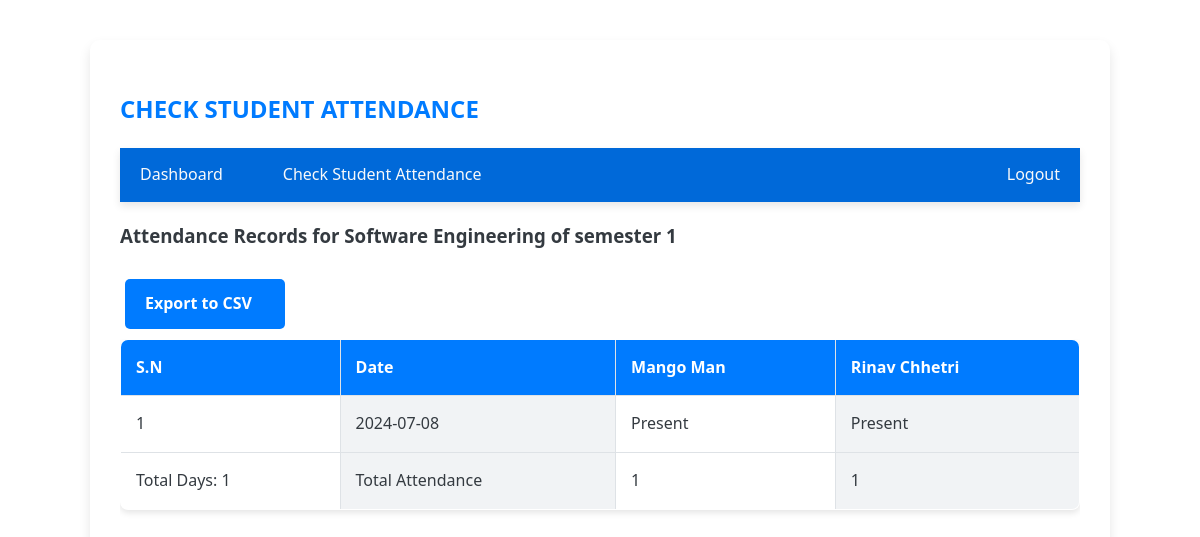
The app's page /instructor/manage_student/see_attendance.php?sem_id=1&course_id=2 (signed in) with its own data.
### tables this page shows
CREATE TABLE `courses` (
  `course_id` int(11) NOT NULL,
  `course_name` varchar(100) NOT NULL,
  `course_description` text,
  `semester` int(11) DEFAULT NULL
);

CREATE TABLE `attendance` (
  `attendance_id` int(11) NOT NULL,
  `student_id` int(11) DEFAULT NULL,
  `course_id` int(11) DEFAULT NULL,
  `attendance_date` date DEFAULT NULL,
  `status` enum('Present','Absent','Late') NOT NULL
);

### instructor/manage_student/see_attendance.php (the view, shortened to what this page needs)
<?php
include '../../db_connect.php';
$message = '';
$attendance = [];
$course_name = '';
$filter_semester = isset($_GET['sem_id']) ? $_GET['sem_id'] : null;
$course_id = isset($_GET['course_id']) ? $_GET['course_id'] : null;
if (!$filter_semester || !$course_id) {
    $message = "Please select both semester and course.";
} else {
    $sql_course_name = "SELECT course_name FROM courses WHERE course_id = ?";
    $stmt_course_name = $conn->prepare($sql_course_name);
    $stmt_course_name->bind_param("i", $course_id);
    $stmt_course_name->execute();
    $result_course_name = $stmt_course_name->get_result();
    $row_course_name = $result_course_name->fetch_assoc();
    $course_name = $row_course_name['course_name'];
    $sql_attendance = "SELECT Students.first_name, Students.student_id, Students.last_name, Attendance.attendance_date, Attendance.status
                        FROM Attendance
                        JOIN Students ON Attendance.student_id = Students.student_id
                        WHERE Attendance.course_id = ?
                        ORDER BY Attendance.attendance_date ASC";
    $stmt_attendance = $conn->prepare($sql_attendance);
    if (!$stmt_attendance) {
        $message = "Prepare failed: " . mysqli_error($conn);
    } else {
        $stmt_attendance->bind_param("i", $course_id);
        $stmt_attendance->execute();
        $result_attendance = $stmt_attendance->get_result();
        if ($result_attendance->num_rows > 0) {
            $attendance = $result_attendance->fetch_all(MYSQLI_ASSOC);
        } else {
            $message = "No attendance records found for the selected course.";
        }
    }
}
?>
<!DOCTYPE html>
<html>
<head>
    <link rel="stylesheet" href="/css/style.css">
</head>
<body class="container">
    <h2>Check Student Attendance</h2>
    <?php include '../components/navbar.php'; ?>
    <?php if (!empty($attendance)) : ?>
        <h3>Attendance Records for <?php echo $course_name; ?> of semester  <?php echo $filter_semester; ?></h3>
        <a class="btn" href="generate_csv.php?course_id=<?= $course_id ?>&sem=<?= $filter_semester ?>">
            Export to CSV
        </a>
        <div style="overflow-x: auto;">
            <table>
                <thead>
                    <tr>
                        <th>S.N</th>
                        <th>Date</th>
                        <?php $unique_students = array_unique(array_map(function ($record) {
                            return $record['first_name'] . ' ' . $record['last_name'];
                        }, $attendance)); ?>
                        <?php foreach ($unique_students as $student) : ?>
                            <?php
                            $student_id = '';
                            foreach ($attendance as $record) {
                                if ($record['first_name'] . ' ' . $record['last_name'] == $student) {
                                    $student_id = $record['student_id'];
                                    break;
                                }
                            }
                            ?>
                            <th>
                                <a style="color: white;" href="student_attendance.php?student_id=<?= $student_id ?>&course_id=<?= $course_id ?>">
                                    <?= htmlspecialchars($student) ?>
                                </a>
                            </th>
                        <?php endforeach; ?>
                    </tr>
                </thead>
                <tbody>
                    <?php $dates = array_unique(array_column($attendance, 'attendance_date')); ?>
                    <?php $sn = 1 ?>
                    <?php foreach ($dates as $date) : ?>
                        <tr>
                            <td><?= $sn++; ?></td>
                            <td><?= $date ?></td>
                            <?php foreach ($unique_students as $student) : ?>
                                <?php $status = ''; ?>
                                <?php foreach ($attendance as $record) : ?>
                                    <?php if ($record['attendance_date'] == $date && $record['first_name'] . ' ' . $record['last_name'] == $student) : ?>
                                        <?php $status = htmlspecialchars($record['status']); ?>
                                    <?php endif; ?>
                                <?php endforeach; ?>
                                <td><?= $status ? $status : "-" ?></td>
                            <?php endforeach; ?>
                        </tr>
                    <?php endforeach; ?>
                    <tr>
                        <td>Total Days: <?= $sn - 1 ?></td>
                        <td>Total Attendance</td>
                        <?php
                        $total_attendance = array_fill_keys($unique_students, 0);
                        foreach ($attendance as $record) {
                            if ($record['status'] == 'Present') {
                                $student_name = $record['first_name'] . ' ' . $record['last_name'];
                                $total_attendance[$student_name]++;
                            }
                        }
                        ?>
                        <?php foreach ($unique_students as $student) : ?>
                            <td><?= $total_attendance[$student] ?></td>
                        <?php endforeach; ?>
                    </tr>
                </tbody>
            </table>
        </div>
    <?php else : ?>
        <p><?= $message ?></p>
    <?php endif; ?>
</body>
</html>

### css/style.css (style rules this page uses)
body { font-family: 'Segoe UI', Tahoma, Geneva, Verdana, sans-serif; background-color: #f8f9fa; margin: 0; padding: 0; line-height: 1.6; color: #343a40; }
.container { width: 80%; margin: 40px auto; padding: 30px; background-color: #ffffff; box-shadow: 0 6px 12px rgba(0, 0, 0, 0.1); border-radius: 10px; }
h2 { color: #007bff; margin-bottom: 20px; font-weight: 700; text-transform: uppercase; }
.btn, form input[type="submit"] { min-width: 120px; padding: 12px 20px; border: none; border-radius: 5px; background-color: #007bff; color: white; cursor: pointer; transition: background-color 0.3s, transform 0.3s; display: inline-block; margin: 10px 5px; font-weight: 600; }
table { width: 100%; border-collapse: collapse; margin-bottom: 20px; background-color: #ffffff; border-radius: 8px; overflow: hidden; box-shadow: 0 3px 6px rgba(0, 0, 0, 0.1); }
table, th, td { border: 1px solid #dee2e6; }
th, td { padding: 15px; text-align: left; }
th { background-color: #007bff; color: white; font-weight: 600; }
td { background-color: #ffffff; }
td:nth-child(even) { background-color: #f1f3f5; }
a { color: #007bff; text-decoration: none; transition: color 0.3s; }

### records on screen
courses: course_name "Software Engineering"
attendance: status "Present"
attendance: status "Present"

### other values on screen
$filter_semester "1"
$student "Mango Man"
$student "Rinav Chhetri"
$date "2024-07-08"
$sn - 1 "1"
$total_attendance[$student] "1"
